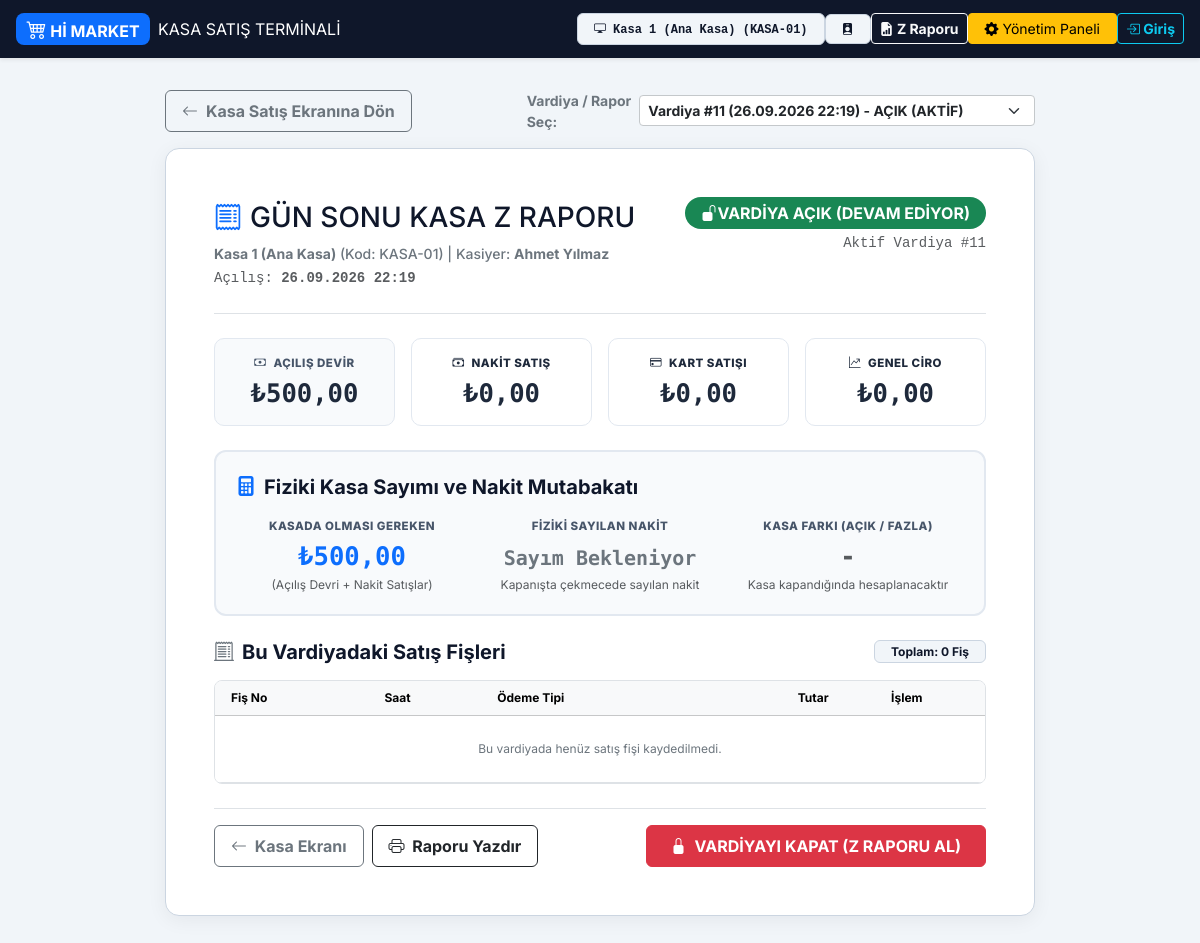
/z-report/, run on an earlier commit of the app's database.
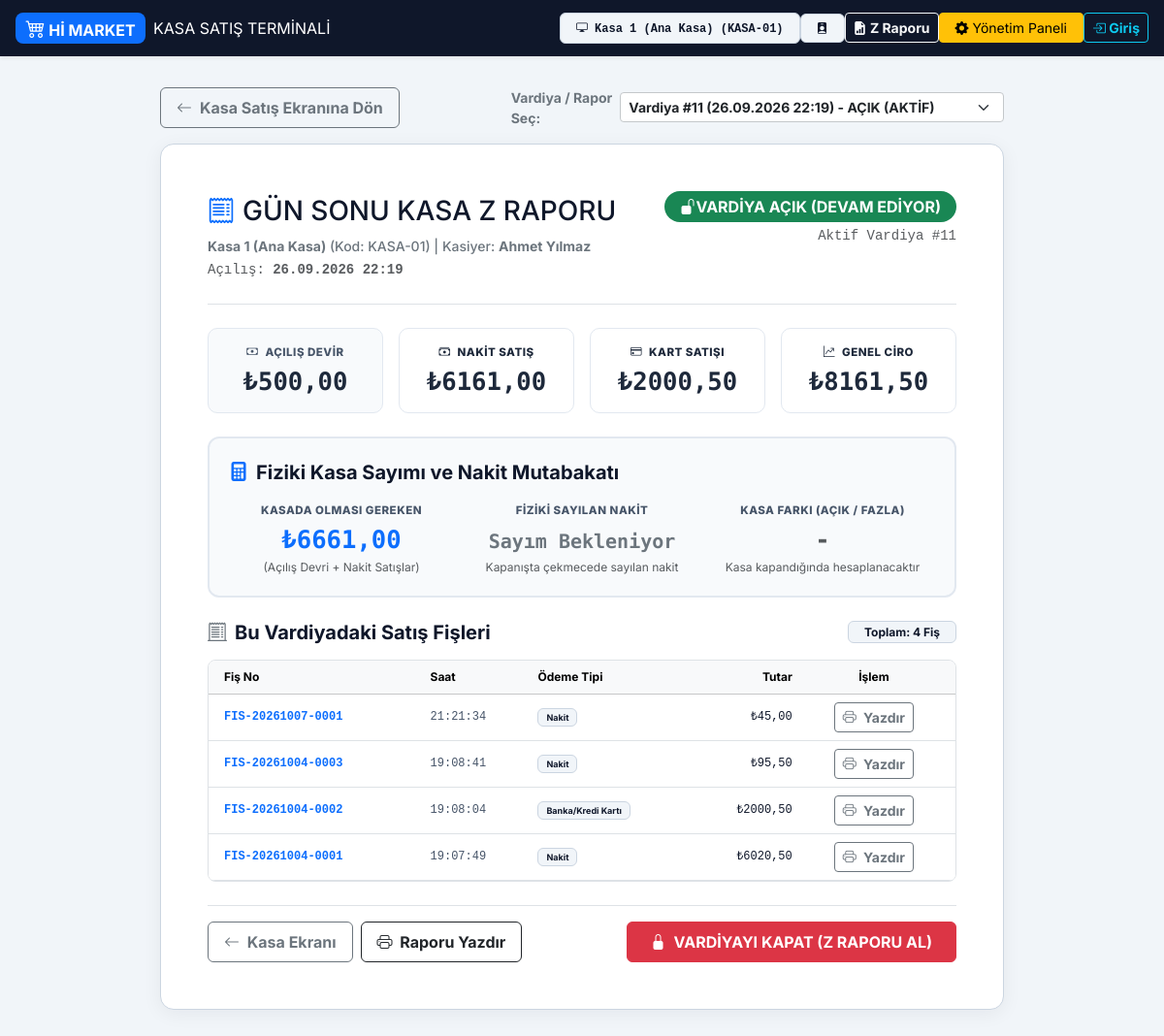
And on a later commit of the database.
### pos_app/models.py (models this page shows, shortened)
class Shift(models.Model):
    cash_register = models.ForeignKey(CashRegister, on_delete=models.CASCADE, related_name="shifts", verbose_name="Kasa")
    cashier = models.ForeignKey(User, on_delete=models.SET_NULL, null=True, related_name="shifts", verbose_name="Kasiyer")
    opened_at = models.DateTimeField(auto_now_add=True, verbose_name="Açılış Zamanı")
    closed_at = models.DateTimeField(blank=True, null=True, verbose_name="Kapanış Zamanı")
    opening_float = models.DecimalField(max_digits=10, decimal_places=2, default=Decimal('0.00'), verbose_name="Açılış Devir Parası (TL)")
    total_cash_sales = models.DecimalField(max_digits=10, decimal_places=2, default=Decimal('0.00'), verbose_name="Toplam Nakit Satış")
    total_card_sales = models.DecimalField(max_digits=10, decimal_places=2, default=Decimal('0.00'), verbose_name="Toplam Kart Satışı")
    total_sales_count = models.PositiveIntegerField(default=0, verbose_name="Toplam Fiş Sayısı")
    expected_cash = models.DecimalField(max_digits=10, decimal_places=2, default=Decimal('0.00'), verbose_name="Beklenen Nakit")
    actual_cash = models.DecimalField(max_digits=10, decimal_places=2, default=Decimal('0.00'), verbose_name="Sayılan Nakit")
    difference = models.DecimalField(max_digits=10, decimal_places=2, default=Decimal('0.00'), verbose_name="Kasa Farkı (Açık/Fazla)")
    is_closed = models.BooleanField(default=False, verbose_name="Kasa Kapandı mı? (Z Raporu)")
    notes = models.TextField(blank=True, null=True, verbose_name="Vardiya Notları")
    class Meta:
        verbose_name = "Kasa Vardiyası / Z Raporu"
        verbose_name_plural = "Kasa Vardiyaları / Z Raporları"
        ordering = ['-opened_at']

class Sale(models.Model):
    PAYMENT_CHOICES = [
        ('NAKIT', 'Nakit'),
        ('KART', 'Banka / Kredi Kartı'),
        ('PARCALI', 'Parçalı Ödeme'),
        ('VERESIYE', 'Veresiye / Cari'),
    ]
    receipt_number = models.CharField(max_length=50, unique=True, db_index=True, verbose_name="Fiş Numarası")
    shift = models.ForeignKey(Shift, on_delete=models.SET_NULL, null=True, blank=True, related_name="sales", verbose_name="Vardiya")
    cashier = models.ForeignKey(User, on_delete=models.SET_NULL, null=True, related_name="sales", verbose_name="Kasiyer")
    created_at = models.DateTimeField(auto_now_add=True, verbose_name="Satış Tarihi")
    subtotal = models.DecimalField(max_digits=10, decimal_places=2, default=Decimal('0.00'), verbose_name="Ara Toplam (TL)")
    total_vat = models.DecimalField(max_digits=10, decimal_places=2, default=Decimal('0.00'), verbose_name="Toplam KDV (TL)")
    discount_amount = models.DecimalField(max_digits=10, decimal_places=2, default=Decimal('0.00'), verbose_name="İskonto (TL)")
    total_amount = models.DecimalField(max_digits=10, decimal_places=2, verbose_name="Genel Toplam (TL)")
    payment_type = models.CharField(max_length=20, choices=PAYMENT_CHOICES, default='NAKIT', verbose_name="Ödeme Tipi")
    cash_paid = models.DecimalField(max_digits=10, decimal_places=2, default=Decimal('0.00'), verbose_name="Alınan Nakit (TL)")
    change_given = models.DecimalField(max_digits=10, decimal_places=2, default=Decimal('0.00'), verbose_name="Para Üstü (TL)")
    is_cancelled = models.BooleanField(default=False, verbose_name="Fiş İptal Edildi mi?")
    cancellation_reason = models.TextField(blank=True, null=True, verbose_name="İptal Gerekçesi")
    is_return = models.BooleanField(default=False, verbose_name="İade Fişi mi?")
    return_reason = models.TextField(blank=True, null=True, verbose_name="İade Gerekçesi")
    class Meta:
        verbose_name = "Satış Fişi"
        verbose_name_plural = "Satış Fişleri"
        ordering = ['-created_at']

### pos_app/views.py (the view)
# urls.py: path('z-report/', views.z_report_view, name='z_report_view'),
def z_report_view(request):
    register, _ = CashRegister.objects.get_or_create(
        register_code="KASA-01",
        defaults={'name': 'Kasa 1 (Ana Kasa)', 'is_active': True}
    )
    shift_id = request.GET.get('shift_id')
    if shift_id:
        shift = get_object_or_404(Shift, id=shift_id)
    else:
        shift = Shift.objects.filter(cash_register=register, is_closed=False).order_by('-opened_at').first()
        if not shift:
            shift = Shift.objects.filter(cash_register=register).order_by('-opened_at').first()
        if not shift:
            register, shift = get_or_create_active_shift(request.user)
    sales = Sale.objects.filter(shift=shift).order_by('-created_at')
    recent_sales = sales[:50]
    all_shifts = Shift.objects.filter(cash_register=register).order_by('-opened_at')[:20]
    cash_sales = sales.filter(payment_type='NAKIT', is_cancelled=False).aggregate(total=Sum('total_amount'))['total'] or Decimal('0.00')
    cash_sales = sales.filter(payment_type='NAKIT', is_cancelled=False).aggregate(total=Sum('total_amount'))['total'] or Decimal('0.00')
    card_sales = sales.filter(payment_type='KART', is_cancelled=False).aggregate(total=Sum('total_amount'))['total'] or Decimal('0.00')
    total_revenue = cash_sales + card_sales
    cashiers = User.objects.filter(is_active=True).order_by('username')
    context = {
        'shift': shift,
        'register': register,
        'recent_sales': recent_sales,
        'all_shifts': all_shifts,
        'cashiers': cashiers,
        'cash_sales': cash_sales,
        'card_sales': card_sales,
        'total_revenue': total_revenue,
        'sales_count': sales.filter(is_cancelled=False).count(),
        'now': timezone.now(),
    }
    return render(request, 'z_report.html', context)

### templates/z_report.html (shortened to what the changed rows need)
{% extends 'base.html' %}
{% load l10n %}
{% block content %}
<div class="row justify-content-center py-3">
    <div class="col-12 col-xl-9 col-lg-10">
        <div class="z-report-card p-4 p-md-5">
            <div class="d-flex flex-wrap justify-content-between align-items-start border-bottom pb-4 mb-4 gap-3">
                <div>
                    <div class="d-flex align-items-center gap-2 mb-1">
                        <h2 class="h3 fw-extrabold text-slate-900 mb-0">GÜN SONU KASA Z RAPORU</h2>
                    </div>
                    <div class="text-secondary small fw-medium mt-1">
                        <strong>{{ register.name }}</strong> (Kod: {{ register.register_code }}) |
                        Kasiyer: <strong>{{ shift.cashier.get_full_name|default:shift.cashier.username|default:"Varsayılan Kasiyer" }}</strong>
                    </div>
                    <div class="text-muted small mt-1 font-monospace">
                        Açılış: <strong>{{ shift.opened_at|date:"d.m.Y H:i" }}</strong>
                    </div>
                </div>
                <div class="text-md-end">
                    {% if shift.is_closed %}
                    <span class="badge bg-danger text-white fs-6 px-3 py-2 rounded-pill shadow-xs d-inline-flex align-items-center gap-1.5">
                        <i class="bi bi-lock-fill"></i> VARDİYA KAPALI (Z ALINDI)
                    </span>
                    <div class="text-muted small mt-1 font-monospace">Rapor No: #Z-{{ shift.id }}</div>
                    {% else %}
                    <span class="badge bg-success text-white fs-6 px-3 py-2 rounded-pill shadow-xs d-inline-flex align-items-center gap-1.5">
                        <i class="bi bi-unlock-fill"></i> VARDİYA AÇIK (DEVAM EDİYOR)
                    </span>
                    <div class="text-muted small mt-1 font-monospace">Aktif Vardiya #{{ shift.id }}</div>
                    {% endif %}
                </div>
            </div>
            <div class="row g-3 mb-4">
                <div class="col-6 col-md-3">
                    <div class="metric-box bg-slate-50 border-slate-200">
                        <span class="metric-label text-slate-600"><i class="bi bi-cash me-1"></i> Açılış Devir</span>
                        <div class="metric-val text-slate-800">₺{{ shift.opening_float|floatformat:2 }}</div>
                    </div>
                </div>
                <div class="col-6 col-md-3">
                    <div class="metric-box bg-emerald-50 border-emerald-200">
                        <span class="metric-label text-emerald-800"><i class="bi bi-cash-stack me-1"></i> Nakit Satış</span>
                        <div class="metric-val text-emerald-700">₺{{ cash_sales|floatformat:2 }}</div>
                    </div>
                </div>
                <div class="col-6 col-md-3">
                    <div class="metric-box bg-blue-50 border-blue-200">
                        <span class="metric-label text-blue-800"><i class="bi bi-credit-card me-1"></i> Kart Satışı</span>
                        <div class="metric-val text-blue-700">₺{{ card_sales|floatformat:2 }}</div>
                    </div>
                </div>
                <div class="col-6 col-md-3">
                    <div class="metric-box bg-indigo-50 border-indigo-200">
                        <span class="metric-label text-indigo-800"><i class="bi bi-graph-up-arrow me-1"></i> Genel Ciro</span>
                        <div class="metric-val text-indigo-700">₺{{ total_revenue|floatformat:2 }}</div>
                    </div>
                </div>
            </div>
            <div class="reconciliation-card mb-4">
                <div class="row g-3 text-center align-items-center">
                    <div class="col-md-4 border-end-md pb-2 pb-md-0">
                        <span class="metric-label text-slate-600">KASADA OLMASI GEREKEN</span>
                        <div class="metric-val text-primary">₺{{ shift.expected_cash|floatformat:2 }}</div>
                        <small class="text-muted d-block mt-1 fs-8">(Açılış Devri + Nakit Satışlar)</small>
                    </div>
                </div>
            </div>
            <div class="d-flex justify-content-between align-items-center mb-3">
                <h5 class="fw-bold text-slate-900 mb-0 d-flex align-items-center gap-2">
                    <i class="bi bi-receipt-cutoff text-secondary"></i> Bu Vardiyadaki Satış Fişleri
                </h5>
                <span class="badge bg-slate-100 text-slate-900 border border-slate-300 px-3 py-1.5 fs-8 fw-bold">Toplam: {{ sales_count }} Fiş</span>
            </div>
            <div class="table-responsive border rounded-3 mb-4">
                <table class="table table-hover align-middle mb-0 fs-8">
                    <thead class="table-light">
                        <tr>
                            <th class="ps-3 py-2.5">Fiş No</th>
                            <th>Saat</th>
                            <th>Ödeme Tipi</th>
                            <th class="text-end">Tutar</th>
                            <th class="text-center pe-3 no-print">İşlem</th>
                        </tr>
                    </thead>
                    <tbody>
                        {% for s in recent_sales %}
                        <tr>
                            <td class="ps-3 font-monospace fw-bold text-primary">{{ s.receipt_number }}</td>
                            <td class="text-slate-600 font-monospace">{{ s.created_at|date:"H:i:s" }}</td>
                            <td>
                                {% if s.payment_type == 'NAKIT' %}
                                <span class="badge bg-success-subtle text-success border border-success-subtle px-2 py-1 fw-bold">Nakit</span>
                                {% elif s.payment_type == 'KART' %}
                                <span class="badge bg-primary-subtle text-primary border border-primary-subtle px-2 py-1 fw-bold">Banka/Kredi Kartı</span>
                                {% else %}
                                <span class="badge bg-slate-100 text-slate-900 border border-slate-300 px-2 py-1 fw-bold">{{ s.get_payment_type_display }}</span>
                                {% endif %}
                            </td>
                            <td class="text-end fw-extrabold text-slate-900 font-monospace">₺{{ s.total_amount|floatformat:2 }}</td>
                            <td class="text-center pe-3 no-print">
                                <a href="{% url 'receipt_view' s.receipt_number %}" target="_blank" class="btn btn-outline-secondary btn-sm py-1 px-2.5 fw-bold">
                                    <i class="bi bi-printer me-1"></i> Yazdır
                                </a>
                            </td>
                        </tr>
                        {% empty %}
                        <tr>
                            <td colspan="5" class="text-center py-4 text-secondary">Bu vardiyada henüz satış fişi kaydedilmedi.</td>
                        </tr>
                        {% endfor %}
                    </tbody>
                </table>
            </div>
        </div>
    </div>
</div>
{% endblock %}

What changed in the data, as far as the page shows it:
changed Shift "Ahmet Yılmaz": expected_cash "500,00" → "6661,00"
added Sale: receipt_number "FIS-20261007-0001", created_at "21:21:34", payment_type "Nakit", total_amount "45,00"
added Sale: receipt_number "FIS-20261004-0003", created_at "19:08:41", payment_type "Nakit", total_amount "95,50"
added Sale: receipt_number "FIS-20261004-0002", created_at "19:08:04", payment_type "Banka/Kredi Kartı", total_amount "2000,50"
added Sale: receipt_number "FIS-20261004-0001", created_at "19:07:49", payment_type "Nakit", total_amount "6020,50"
Also different on the page:
{{ cash_sales|floatformat:2 }}: "0,00" → "6161,00"
{{ card_sales|floatformat:2 }}: "0,00" → "2000,50"
{{ total_revenue|floatformat:2 }}: "0,00" → "8161,50"
{{ sales_count }}: "0" → "4"
text no longer shown: "Bu vardiyada henüz satış fişi kaydedilmedi."
